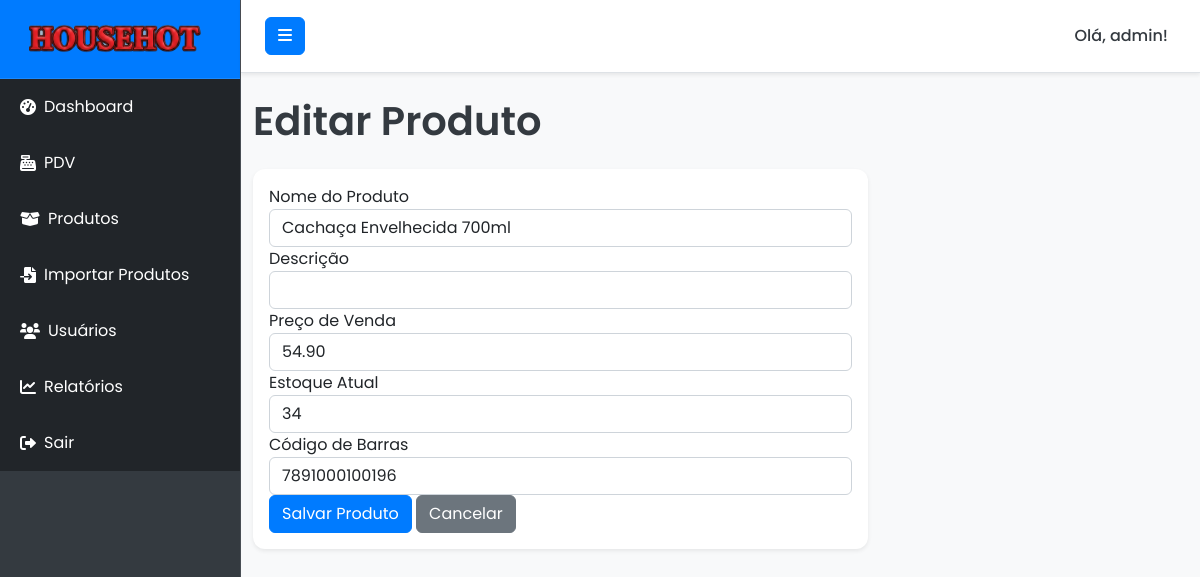
Page /product/edit/19 (signed in) on the earlier database version.
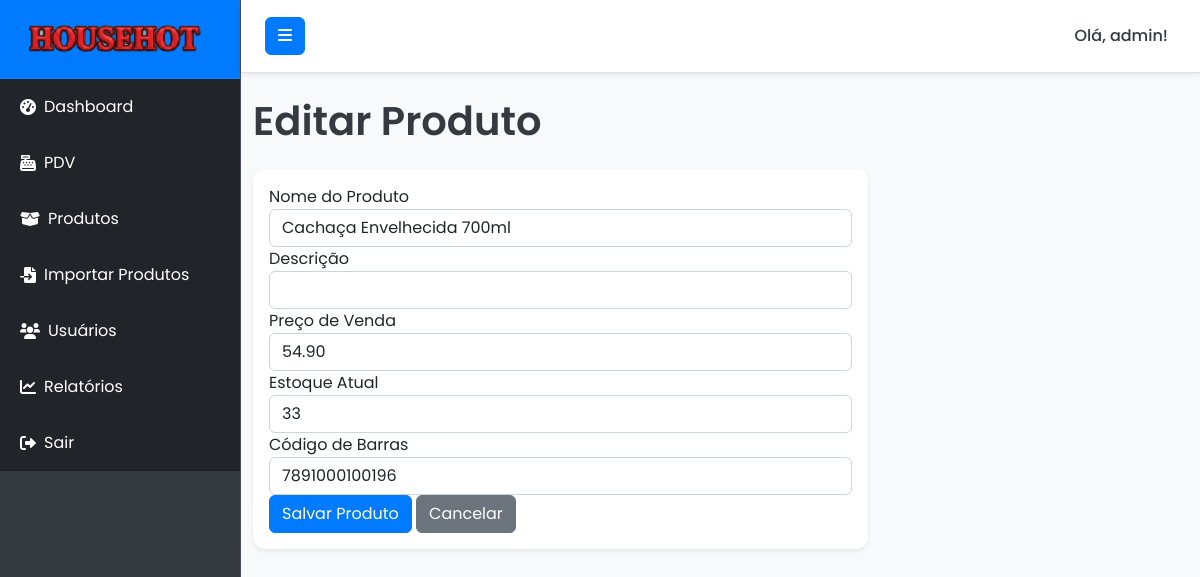
Same page on the later database version.
### models.py (models this page shows, shortened)
class Product(db.Model):
    id = db.Column(db.Integer, primary_key=True)
    name = db.Column(db.String(100), nullable=False)
    description = db.Column(db.Text, nullable=True)
    price = db.Column(db.Numeric(10, 2), nullable=False)
    stock = db.Column(db.Integer, default=0)
    barcode = db.Column(db.String(100), unique=True, nullable=True) # Código de barras opcional

### routes.py (the view, shortened to what this page needs)
@main_bp.route('/product/edit/<int:product_id>', methods=['GET', 'POST'])
@admin_required
def edit_product(product_id):
    from models import Product
    product = Product.query.get_or_404(product_id)
    form = ProductForm(obj=product)
    return render_template('add_product.html', form=form, title='Editar Produto')

### forms.py
class ProductForm(FlaskForm):
    name = StringField('Nome do Produto', validators=[DataRequired(), Length(min=2, max=100)])
    description = StringField('Descrição', validators=[Optional(), Length(max=500)])
    price = DecimalField('Preço de Venda', validators=[DataRequired(), NumberRange(min=0.01)], places=2)
    stock = IntegerField('Estoque Atual', validators=[DataRequired(), NumberRange(min=0)])
    barcode = StringField('Código de Barras', validators=[Optional(), Length(max=128)])
    submit = SubmitField('Salvar Produto')

### models.py (called while the page is built)
    def is_admin(self):
        return self.role == 'admin'

### routes.py (called while the page is built)
def admin_required(f):
    @wraps(f)
    @login_required
    def decorated_function(*args, **kwargs):
        from models import User
        if not current_user.is_admin():
            flash('Você não tem permissão para acessar esta página.', 'danger')
            return redirect(url_for('main.dashboard'))
        return f(*args, **kwargs)
    return decorated_function

### templates/add_product.html (shortened to what this page needs)
{% extends "base.html" %}
{% block content %}
<h1 class="mb-4">{{ title }}</h1>
<div class="row">
    <div class="col-md-8">
        <div class="card">
            <div class="card-body">
                <form method="POST">
                    <div class="form-group">
                        {{ form.name.label(class="form-control-label") }}
                        {{ form.name(class="form-control") }}
                    </div>
                    <div class="form-group">
                        {{ form.description.label(class="form-control-label") }}
                        {{ form.description(class="form-control", rows=3) }}
                    </div>
                    <div class="form-group">
                        {{ form.price.label(class="form-control-label") }}
                        {{ form.price(class="form-control") }}
                    </div>
                    <div class="form-group">
                        {{ form.stock.label(class="form-control-label") }}
                        {{ form.stock(class="form-control") }}
                    </div>
                    <div class="form-group">
                        {{ form.barcode.label(class="form-control-label") }}
                        {{ form.barcode(class="form-control") }}
                    </div>
                    <div class="form-group">
                        {{ form.submit(class="btn btn-primary") }}
                        <a href="{{ url_for('main.products') }}" class="btn btn-secondary">Cancelar</a>
                    </div>
                </form>
            </div>
        </div>
    </div>
</div>
{% endblock %}

Differences in the rows shown:
changed Product "Cachaça Envelhecida 700ml": stock "34" → "33"
